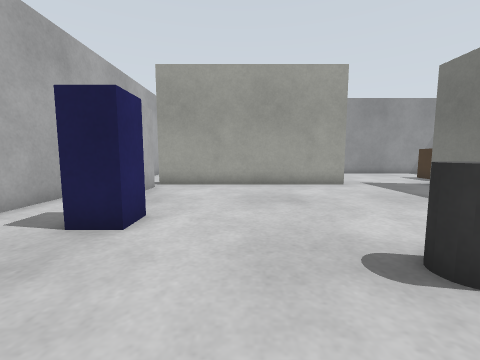
view 1 (above)

16 first-person views from a walk through a world built for the Gazebo simulator. The camera is 0.64 m above the floor, tilts 6° down and sees 90° across. The floor is counted in squares, 0.5 m on a side. Each view is taken from the middle of a square. On the plan, view 1 faces up. The plan holds only what a view shows up to about 12 squares ahead; the rest is blank. The place goes on beyond the plan.

view 2
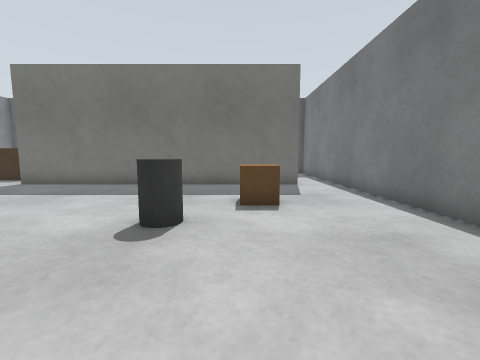

view 3
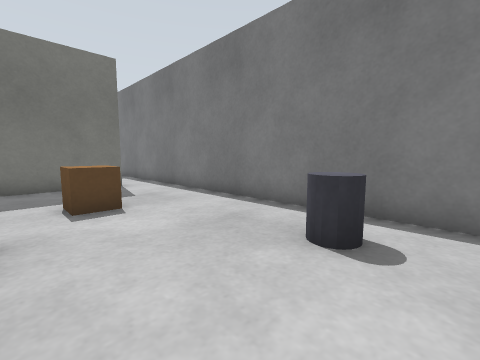

view 4
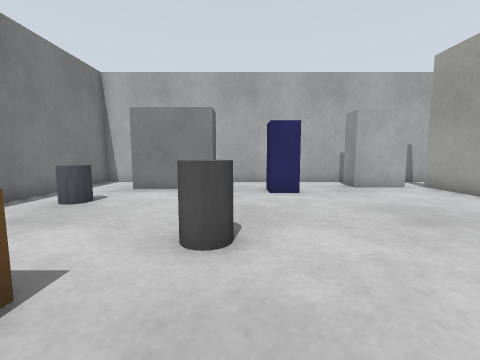

view 5
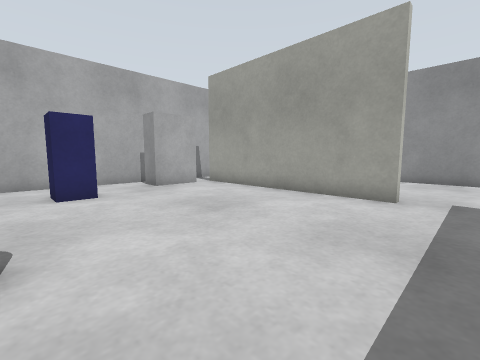

view 6
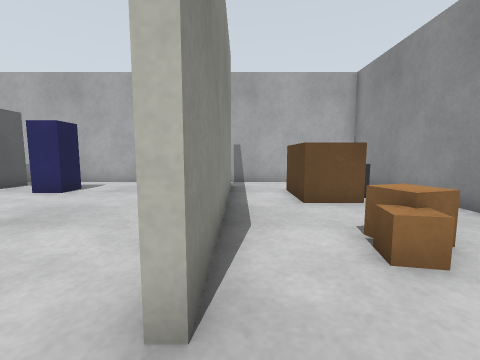

view 7
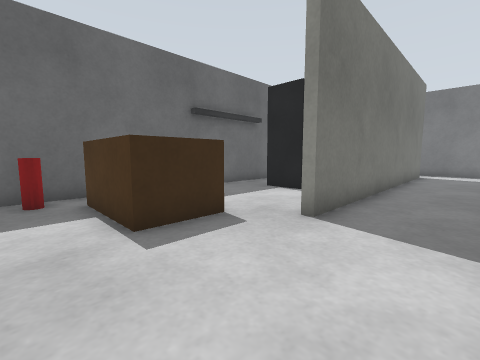

view 8
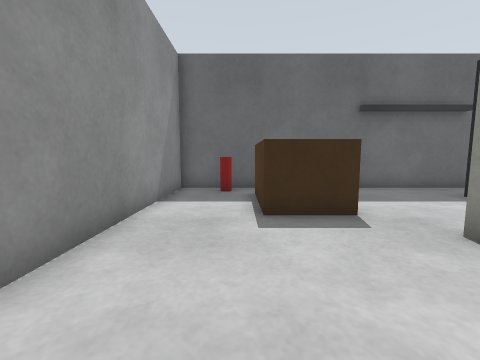

view 9
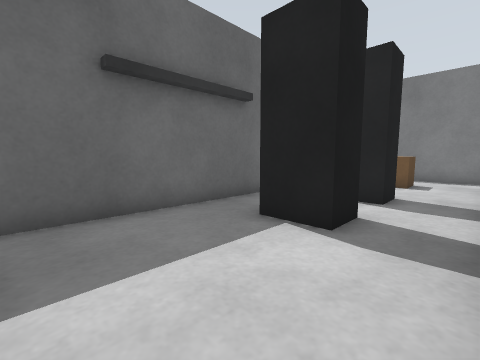

view 10
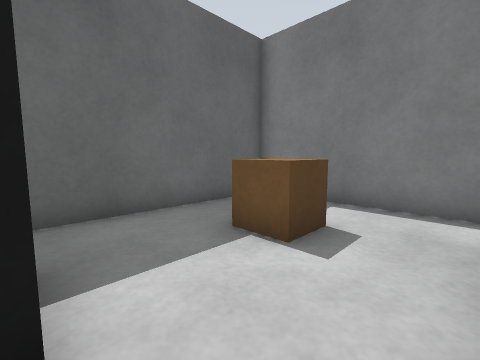

view 11
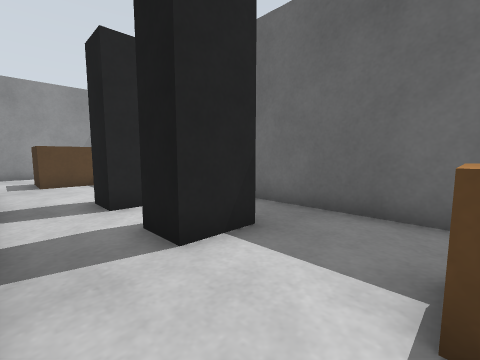

view 12
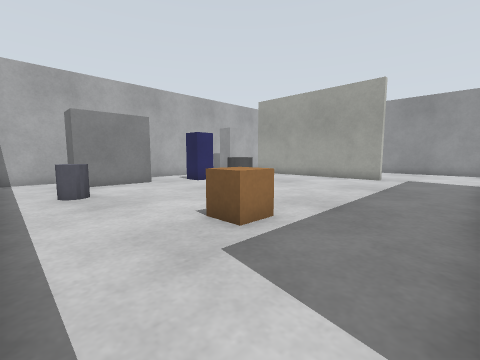

view 13
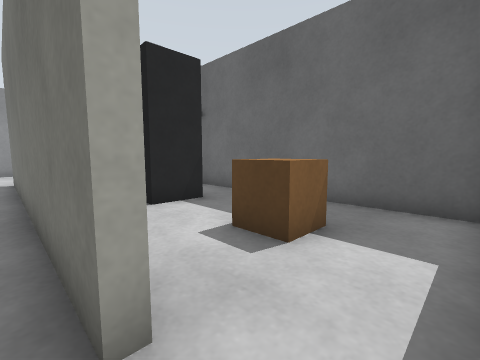

view 14
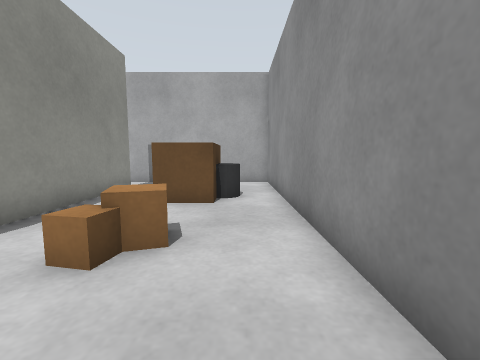

view 15
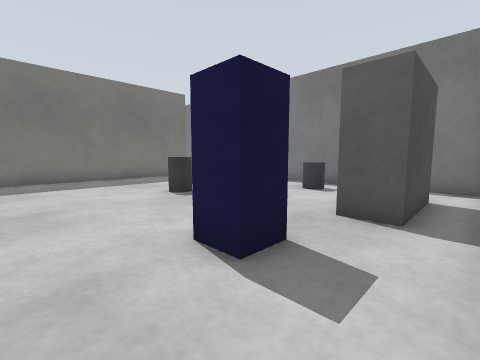

view 16
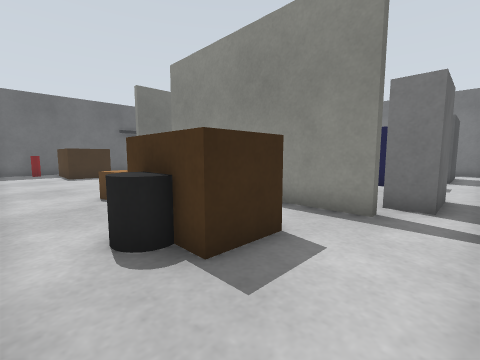

### Floor plan
Ten units are one square. View 1 is at (0, 0); x grows to the right and y downward. Boxes are objects, and circles mark ways between rooms. Rooms are numbered by the first view taken in them; rooms with no view inside come last. Other rooms are left out.
<svg viewBox="-58 -168 208 206">
<path fill="none" stroke="#000" d="M-53 8 -53 33 76 33M-53 -80 -53 -9M45 -107 45 -104 -35 -104M83 15 83 -95M83 -95 83 -107 88 -107M-35 -104 -35 -107 45 -107M88 15 83 15M76 33 143 33 143 -163 -53 -163 -53 -98"/>
<rect x="-45" y="-25" width="20" height="40" fill="#bbb"><title>cabinet</title></rect>
<rect x="-45" y="-95" width="10" height="20" fill="#bbb"><title>grey box</title></rect>
<rect x="-35" y="-55" width="20" height="20" fill="#bbb"><title>cabinet</title></rect>
<rect x="-15" y="5" width="20" height="20" fill="#bbb"><title>bin</title></rect>
<rect x="15" y="-35" width="20" height="20" fill="#bbb"><title>grey cylinder</title></rect>
<rect x="35" y="-15" width="20" height="20" fill="#bbb"><title>brown box</title></rect>
<rect x="-25" y="-145" width="20" height="20" fill="#bbb"><title>brown box</title></rect>
<rect x="-25" y="-155" width="20" height="10" fill="#bbb"><title>dark grey cylinder</title></rect>
<rect x="15" y="-145" width="20" height="20" fill="#bbb"><title>brown box</title></rect>
<rect x="25" y="-135" width="10" height="10" fill="#bbb"><title>brown box</title></rect>
<rect x="95" y="-135" width="40" height="20" fill="#bbb"><title>brown box</title></rect>
<rect x="105" y="-5" width="20" height="20" fill="#bbb"><title>brown box</title></rect>
<rect x="105" y="-45" width="20" height="20" fill="#bbb"><title>dark grey box</title></rect>
<rect x="105" y="-75" width="20" height="20" fill="#bbb"><title>dark grey box</title></rect>
<rect x="125" y="-155" width="20" height="20" fill="#bbb"><title>red cylinder</title></rect>
<circle cx="-45" cy="-110" r="3" fill="#2a7"/>
<circle cx="60" cy="-107" r="3" fill="#2a7"/>
<circle cx="80" cy="25" r="3" fill="#2a7"/>
<text x="10" y="-30">1</text>
<text x="70" y="-100">2</text>
</svg>
Room 1 opens to room 2.

Where each view was taken, in squares from view 1:
view 1: 0 up, 0 right, facing up
view 2: 1 up, 2 left, facing right
view 3: 2 up, 2 left, facing down-right
view 4: 3 up, 6 right, facing left
view 5: 3 up, 6 right, facing up-left
view 6: 11 up, 6 right, facing left
view 7: 15 up, 6 right, facing down-right
view 8: 14 up, 5 right, facing right
view 9: 11 up, 9 right, facing down-right
view 10: 3 up, 9 right, facing down-right
view 11: 0 up, 9 right, facing up-right
view 12: 3 down, 8 right, facing up-left
view 13: 3 down, 8 right, facing up-right
view 14: 15 up, 6 right, facing left
view 15: 7 up, 5 left, facing down-right
view 16: 16 up, 5 left, facing down-right
